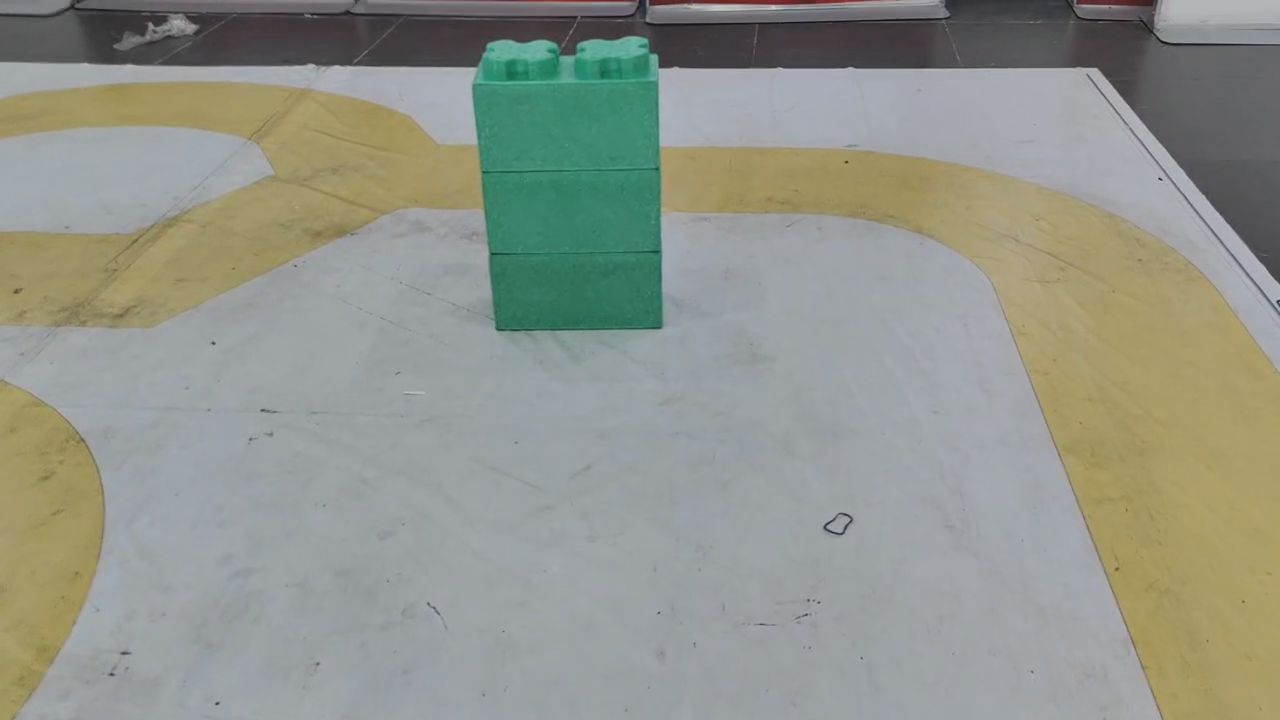
#> input picture frame 11 of colour/1.mp4, 1280 x 720 px
$ python barrier.py
#> lines starting #> are read from the running program, lines starting #| are printed output that depends on the picture; after the words box and inside, x2 and y2 are one past the last pixel; in counts of white or black regions, pixels touching at a corner belong together
import cv2
import numpy as np


lower_green = np.array([58, 90, 67])
upper_green = np.array([99, 255, 214])
green = (0, 0, 255)
cv2.namedWindow('video', cv2.WINDOW_AUTOSIZE)


class Detector:
    def __init__(self, img, lower, upper, color):
        self.img = img
        self.lower = lower
        self.upper = upper
        self.color = color
    def img_process(self):
        kernel = np.ones((35, 35), np.uint8)
        hsv = cv2.cvtColor(self.img, cv2.COLOR_BGR2HSV)
        opening = cv2.morphologyEx(hsv, cv2.MORPH_OPEN, kernel)
        mask = cv2.inRange(opening, self.lower, self.upper)
        res = cv2.bitwise_and(self.img, self.img, mask=mask)
        return res

    def cnts_draw(self):
        obj = Detector(self.img, self.lower, self.upper, self.color)
        res = obj.img_process()
        canny = cv2.Canny(res, 300, 450)  # Canny边缘检测算法，用来描绘图像中物体的边缘，（100，200为此函数的两个阈值，该阈值越小轮廓的细节越丰富）
        contours, hierarchy = cv2.findContours(canny, cv2.RETR_EXTERNAL, cv2.CHAIN_APPROX_SIMPLE)
        if len(contours) == 0:  # 传递到max函数中的轮廓不能为空
            cv2.imshow('video', self.img)
            return
        else:
            max_cnt = max(contours, key=cv2.contourArea)
            cv2.drawContours(self.img, max_cnt, -1, self.color, 2)
            (x, y, w, h) = cv2.boundingRect(max_cnt)
            # cv2.rectangle(self.img, (x, y), (x + w, y + h), self.color, 3)
            area = cv2.contourArea(max_cnt)
            print(area)
            cv2.imshow('video', self.img)


cap = cv2.VideoCapture('1.mp4')

new_width = 640
new_height = 480

while cap.isOpened():
    flag, frame = cap.read()
#> frame is the input picture: shape (720, 1280, 3); mean B, G, R 139.1, 149.1, 145.6
    if not flag:
        print("无法读取摄像头！")
        break
    else:
        if frame is not None:
            resized_frame = cv2.resize(frame, (new_width, new_height))
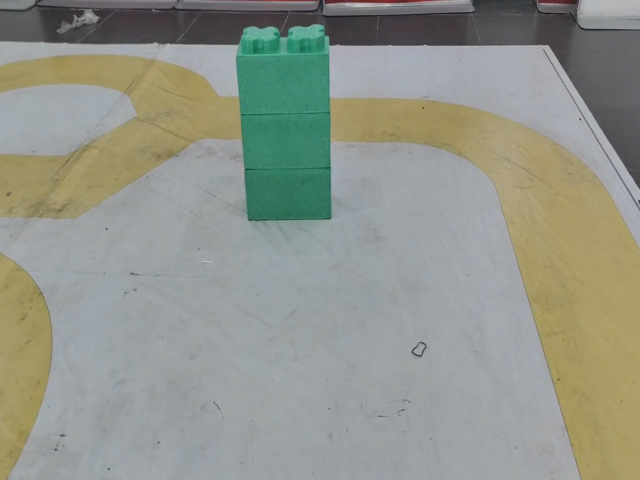
#> resized_frame: shape (480, 640, 3); mean B, G, R 139.1, 149, 145.6
            Green = Detector(resized_frame, lower_green, upper_green, green)
            Green.img_process()
#> in img_process, `hsv = cv2.cvtColor(self.img, cv2.COLOR_BGR2HSV)`: hsv: shape (480, 640, 3); mean H, S, V 83.9, 38.2, 154.4
#> in img_process, `opening = cv2.morphologyEx(hsv, cv2.MORPH_OPEN, kernel)`: opening: shape (480, 640, 3); mean H, S, V 68.5, 31.3, 145.3
#> in img_process, `mask = cv2.inRange(opening, self.lower, self.upper)`:
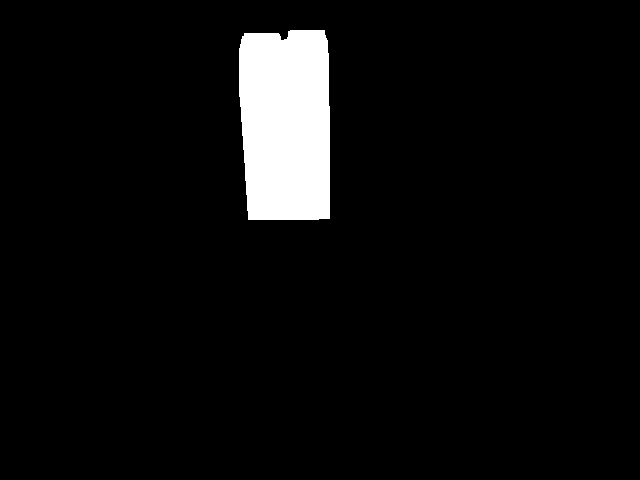
#> mask: shape (480, 640); 5.3% white; 1 white region, box (x1, y1, x2, y2) and area: (239, 30, 330, 220) 16305
#> in img_process, `res = cv2.bitwise_and(self.img, self.img, mask=mask)`:
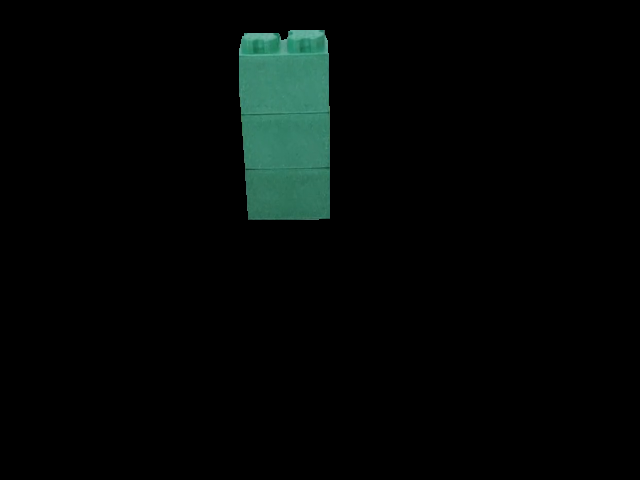
#> res: shape (480, 640, 3); mean B, G, R 5.7, 6.9, 3
            Green.cnts_draw()
#> in cnts_draw, `canny = cv2.Canny(res, 300, 450)`:
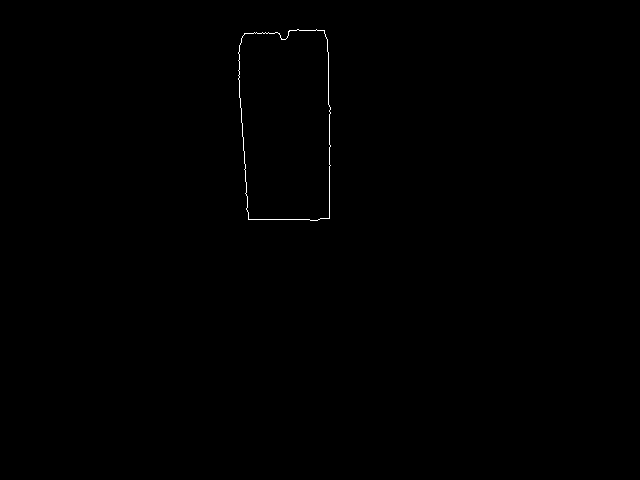
#> canny: shape (480, 640); 0.18% white in thin lines or dots, all inside (x1, y1, x2, y2) = (238, 29, 331, 221)
#> in cnts_draw, `contours, hierarchy = cv2.findContours(canny, cv2.RETR_EXTERNAL, cv2.C..`: contours = 1 contour; box (x1, y1, x2, y2) and area: (238, 29, 331, 221) 16100
#> in cnts_draw, `max_cnt = max(contours, key=cv2.contourArea)`: max_cnt = contour of 124 points, box (x1, y1, x2, y2) (238, 29, 331, 221), area 16100
#> in cnts_draw, `cv2.drawContours(self.img, max_cnt, -1, self.color, 2)`:
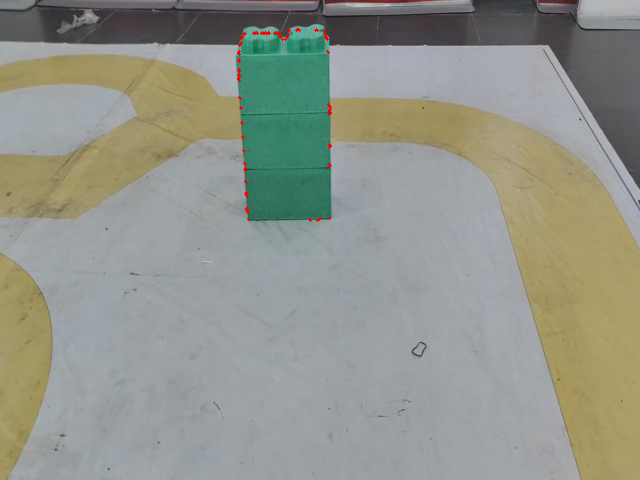
#> self.img: shape (480, 640, 3); 0.15% of pixels changed, all inside (x1, y1, x2, y2) = (237, 28, 332, 222)
#> in cnts_draw, `(x, y, w, h) = cv2.boundingRect(max_cnt)`: x = 238; y = 29; w = 93; h = 192
#> in cnts_draw, `area = cv2.contourArea(max_cnt)`: area = 16100.5
#| 16100.5
            key = cv2.waitKey(10)
#> (key Esc is pressed here)
            if key == 27:  # ESC退出程序
                break
        else:
            print("无画面")
            break

cap.release()
cv2.destroyAllWindows()

$ run again, starting later in the video
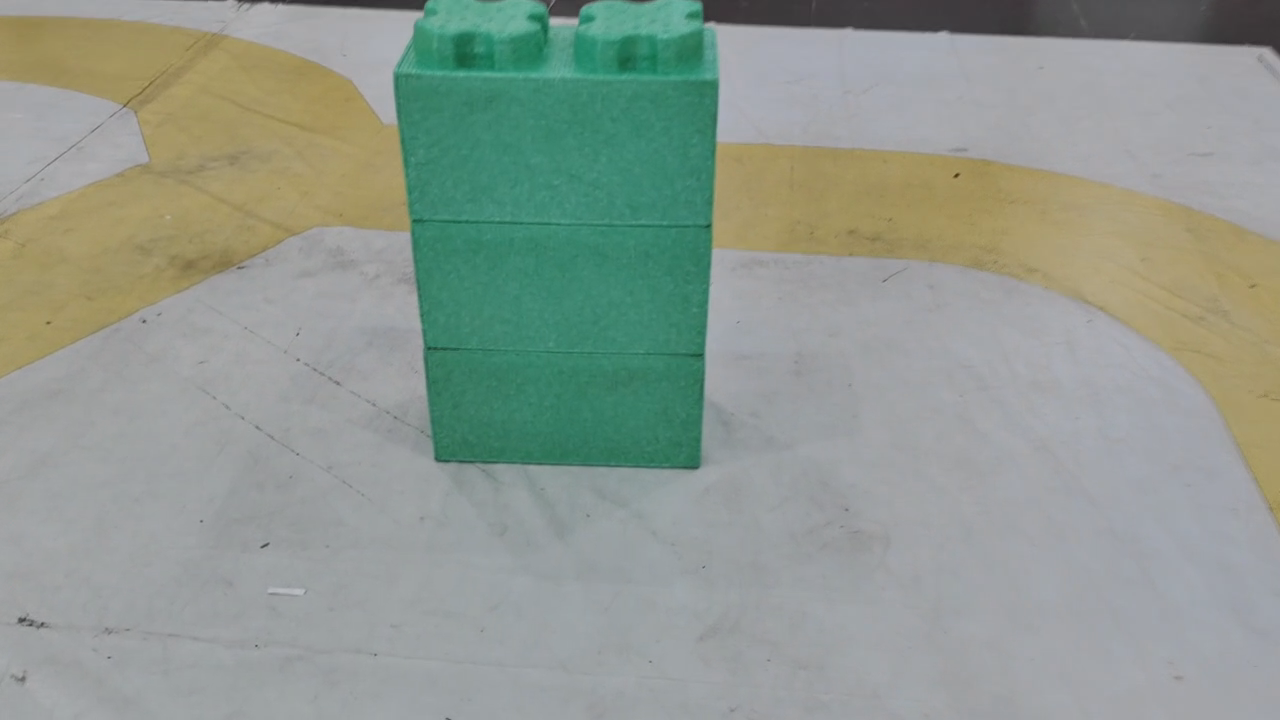
#> input picture frame 50 of colour/1.mp4, 1280 x 720 px
#> frame is the input picture: shape (720, 1280, 3); mean B, G, R 143.5, 153, 142.8
#> hsv: shape (480, 640, 3); mean H, S, V 86.4, 43.7, 157.5
#> opening: shape (480, 640, 3); mean H, S, V 69.5, 37.6, 150.5
#> in img_process, `mask = cv2.inRange(opening, self.lower, self.upper)`:
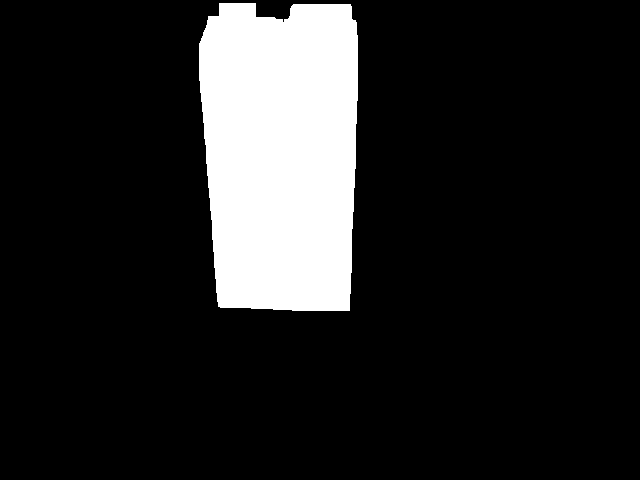
#> mask: shape (480, 640); 14.5% white; 1 white region, box (x1, y1, x2, y2) and area: (199, 3, 358, 311) 44485
#> canny: shape (480, 640); 0.3% white in thin lines or dots, all inside (x1, y1, x2, y2) = (199, 2, 359, 312)
#> contours = 1 contour; box (x1, y1, x2, y2) and area: (199, 2, 359, 312) 44316
#> max_cnt = contour of 300 points, box (x1, y1, x2, y2) (199, 2, 359, 312), area 44316
#> in cnts_draw, `cv2.drawContours(self.img, max_cnt, -1, self.color, 2)`:
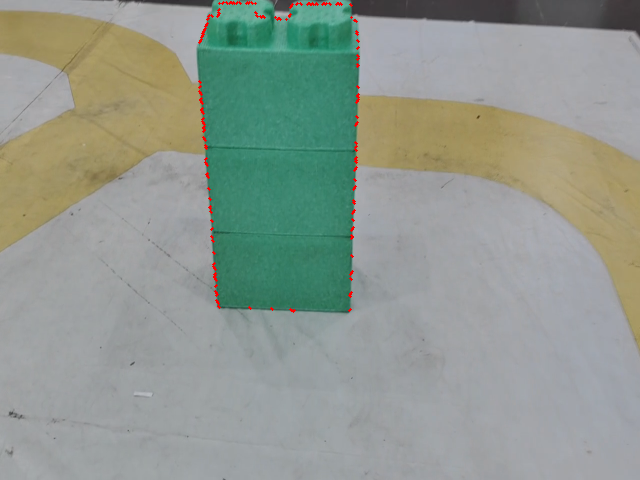
#> self.img: shape (480, 640, 3); mean B, G, R 143, 152.5, 143.4
#> x = 199; y = 2; w = 160; h = 310
#> area = 44315.5
#| 44315.5
